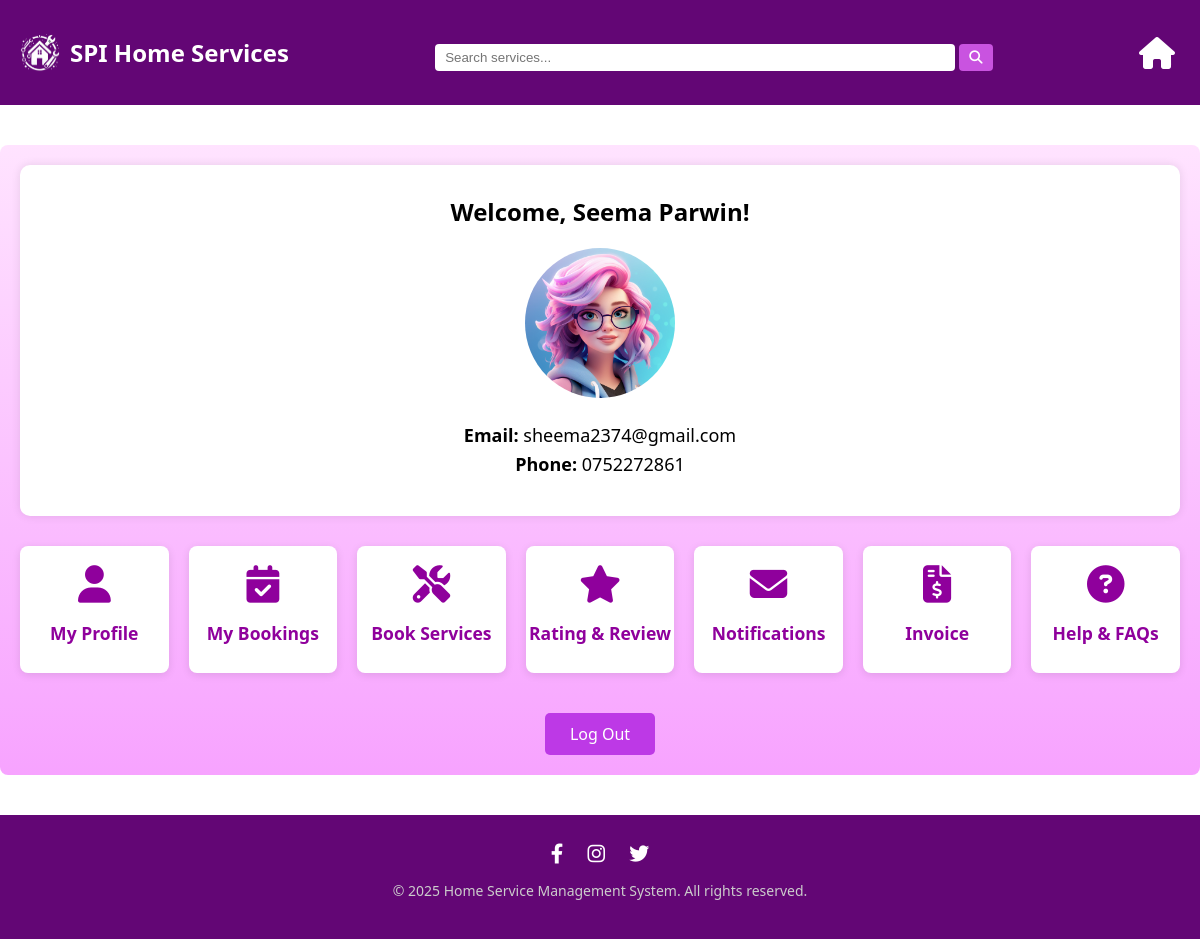
/CustomerDashboard1.php (signed in), run on the app's committed database.
### tables this page shows
CREATE TABLE `customers` (
  `customer_id` int(11) NOT NULL,
  `name` varchar(100) NOT NULL,
  `email` varchar(100) NOT NULL,
  `phone` varchar(15) NOT NULL,
  `password` varchar(255) NOT NULL,
  `address` text NOT NULL,
  `profile_picture` varchar(255) DEFAULT 'default.png',
  `created_at` timestamp NOT NULL DEFAULT current_timestamp(),
  `status` enum('active','inactive') DEFAULT 'active'
);

### CustomerDashboard1.php (the view, shortened to what this page needs)
<?php
$servername = "localhost";
$username = "root";
$password = "";
$dbname = "home_service_db";
$conn = new mysqli($servername, $username, $password, $dbname);
$customer_id = $_SESSION['customer_id'];
$query = "SELECT * FROM customers WHERE customer_id = '$customer_id'";
$result = mysqli_query($conn, $query);
$customer = mysqli_fetch_assoc($result);
?>
<!DOCTYPE html>
<html lang="en">
<head>
    <link rel="stylesheet" href="https://cdnjs.cloudflare.com/ajax/libs/font-awesome/6.4.0/css/all.min.css">
</head>
<body>
    <header>
  <div class="logo">
    <img src="Image/Logo_Home.png" alt="Logo">
    <h1>SPI Home Services</h1>
  </div>
  <div class="search-bar">
  <form action="search1.php" method="GET">
    <input type="text" name="query" placeholder="Search services..." required>
    <button type="submit"><i class="fas fa-search"></i></button>
  </form>
</div>
  <nav>
    <ul>
      <li><a href="Home.php"><i class="fas fa-home"></i> <span class="nav-text"></span></a></li>
    </ul>
  </nav>
</header>
    <div class="dashboard-container">
        <section id="profile" class="profile-section-a">
        <div class="profile-section">
            <h2>Welcome, <?php echo htmlspecialchars($customer['name']); ?>!</h2>
            <div class="profile-pic">
                <img src="Image/<?php echo htmlspecialchars($customer['profile_picture']); ?>" alt="" width="150" height="150">
            </div>
            <div class="profile-details">
                <p><strong>Email:</strong> <?php echo htmlspecialchars($customer['email']); ?></p>
                <p><strong>Phone:</strong> <?php echo htmlspecialchars($customer['phone']); ?></p>
            </div>
        </div>
        </section>
        <div class="dashboard-cards">
            <div class="card">
                <a href="CustomerProfile1.php">
                <i class="fas fa-user"></i>
                    <h3>My Profile</h3>
                </a>
            </div>
            <div class="card">
                <a href="CustomerBookings.php">
                <i class="fas fa-calendar-check"></i>
                    <h3>My Bookings</h3>
                </a>
            </div>
            <div class="card">
                <a href="BookServices.php">
                <i class="fas fa-tools"></i>
                    <h3>Book Services</h3>
                </a>
            </div>
            <div class="card">
                <a href="CustomerReview.php">
                <i class="fas fa-star"></i>
                    <h3>Rating & Review</h3>
                </a>
            </div>
            <div class="card">
                <a href="CustomerNotification.php">
                <i class="fas fa-envelope"></i>
                    <h3>Notifications</h3>
                </a>
            </div>
            <div class="card">
                <a href="CustomerInvoice.php">
                <i class="fas fa-file-invoice-dollar"></i>
                    <h3>Invoice</h3>
                </a>
            </div>
            <div class="card">
                <a href="CustomerHelpFAQ.php">
                  <i class="fas fa-question-circle"></i>
                  <h3>Help & FAQs</h3>
                </a>
            </div>
        </div>
        <div class="logout-section">
            <a href="CustomerLogout1.php" class="logout-button">Log Out</a>
        </div>
    </div>
    <footer>
  <div class="footer">
    <div class="social-icons">
      <a href="#"><i class="fab fa-facebook-f"></i></a>
      <a href="#"><i class="fab fa-instagram"></i></a>
      <a href="#"><i class="fab fa-twitter"></i></a>
    </div>
  </div>
  <p class="footer-bottom">&copy; 2025 Home Service Management System. All rights reserved.</p>
</footer>
</body>
</html>

### CustomerDashboard1.php (style rules this page uses)
body { margin: 0; font-family: 'Segoe UI', sans-serif; background:rgb(255, 255, 255); }
header { display: flex; flex-wrap: wrap; justify-content: space-between; align-items: center; background: #630675; color: white; padding: 20px 20px; }
.logo { display: flex; align-items: center; }
.logo img { width: 40px; margin-right: 10px; }
.logo h1 { font-size: 1.5em; }
.search-bar { display: flex; align-items: center; gap: 5px; margin-top: 10px; }
.search-bar input { padding: 6px 10px; border-radius: 4px; border: none; outline: none; width: 500px; }
.search-bar button { padding: 6px 10px; background: #c953e0; border: none; color: white; border-radius: 4px; cursor: pointer; }
nav ul { display: flex; gap: 20px; list-style: none; margin: 0; padding: 0; }
nav ul li a { color: white; text-decoration: none; font-weight: bold; display: flex; align-items: center; gap: 5px; font-size: 2em; }
.dashboard-container { max-width: 1200px; margin: 40px auto; padding: 20px; background: linear-gradient(to top, #f7a3ff, #ffe3ff); border-radius: 8px; }
.profile-section-a { background: white; border-radius: 10px; padding: 10px; margin-bottom: 25px; text-align: center; box-shadow: 0 0 10px rgba(0,0,0,0.1); }
.profile-section { text-align: center; margin-bottom: 30px; }
.profile-pic img { border-radius: 50%; object-fit: cover; margin-bottom: 10px; transition: transform 0.3s ease; }
.profile-details p { font-size: 18px; margin: 5px 0; }
.dashboard-cards { display: grid; grid-template-columns: repeat(auto-fit, minmax(130px, 1fr)); gap: 20px; margin-top: 30px; }
.card { background: white; padding-bottom: 10px; padding-top: 20px; text-align: center; border-radius: 8px; box-shadow: 0 2px 8px rgba(0,0,0,0.1); transition: 0.3s; }
.card a { text-decoration: none; color: #8f009c; font-size: 15px; font-weight: bold; }
.card i { color: #8f009c; font-size: 2.5em; }
.logout-section { text-align: center; margin-top: 40px; }
.logout-button { display: inline-block; padding: 10px 25px; background: #bd39e6; color: white; text-decoration: none; border-radius: 5px; }
footer { background-color: #630675; color: white; text-align: center; padding: 25px 0; margin-top: 40px; }
footer .social-icons { margin-bottom: 10px; }
footer .social-icons a { color: white; margin: 0 10px; font-size: 20px; transition: color 0.2s; }
.footer-bottom { font-size: 14px; color: #ccc; }

### data on the page
customers: name "Seema Parwin", profile_picture (picture), email "sheema2374@gmail.com", phone "0752272861"
